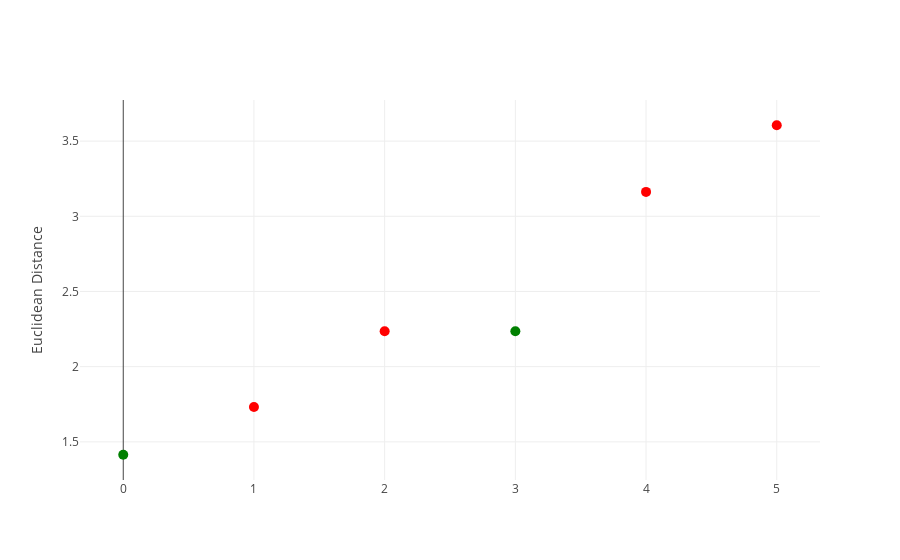

Notebook cell for this chart:
### Code cell
sorted_obs = observations.sort_values('dist')
trace = go.Scatter(
    y=sorted_obs['dist'],
    mode='markers',
    marker = dict(
        size=10,
        color=sorted_obs['Y'].apply(lambda s: s.lower())
    ),
)
layout = go.Layout(
    yaxis = dict(
        title='Euclidean Distance'
    ),
    height=600
)
fig = go.Figure([trace], layout)
plotly.iplot(fig)

### Figure 1 — Plotly figure (JSON) as saved in the notebook; plotly's stock layout.template omitted (floating-point values rounded to 4 significant figures)
{"data": [{"marker": {"color": ["green", "red", "red", "green", "red", "red"], "size": 10}, "mode": "markers", "type": "scatter", "uid": "cf0a5802-b90a-4f11-b922-84524579faa1", "y": [1.414, 1.732, 2.236, 2.236, 3.162, 3.606]}], "layout": {"autosize": true, "xaxis": {"autorange": true, "range": [-0.3188, 5.319]}, "yaxis": {"autorange": true, "range": [1.251, 3.769], "title": {"text": "Euclidean Distance"}, "type": "linear"}}}
